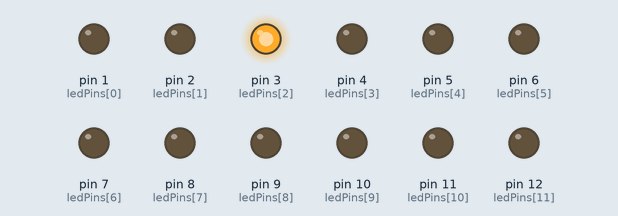
This sketch was run on a simulated Arduino Uno, built with avr-gcc and run on an emulated ATmega328P. On the bench: output pins drawn as LEDs (lit = HIGH).

Above: at 0.1 s.
At 39.1 s:
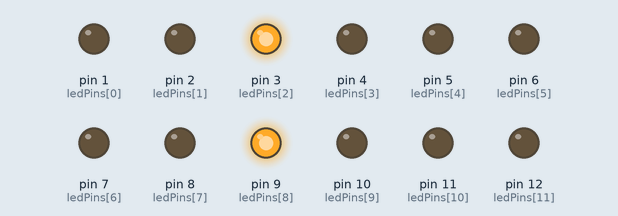
Timing chart, 0 to 40.0 s (numbered marks = the images above):
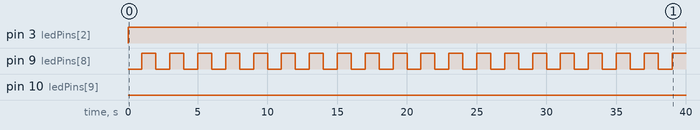

The sketch:

led_clock.ino
```cpp
/*

  Clock using 12 LEDs

 In this example 12 LEDs are used to show current time.
 12 LEDs are connected in circualr pattern. All 12 LEDs represent
 number 1 to 12 of clock respectively. Depending upon the current
 time, LED of that position will glow.
 If current time is 4:15 then 4th and 3rd LED will glow.
 4th LED will indicate hour and 3rd LED will indicate minutes.
 LED which shows hours will glow conitinuously.
 LED which shows minutes will blink with delay of 1 second.

*/

int ledPins[] = {1,2,3,4,5,6,7,8,9,10,11,12};   //an array of pin numbers to which LEDs are attached
int pinCount = 12;  // the number of pins (i.e. the length of the array)

void setup()
    {
       for (int thisPin = 0; thisPin < pinCount; thisPin++)  // the array elements are numbered from 0 to (pinCount - 1).
          {
            pinMode(ledPins[thisPin],OUTPUT);   // use a for loop to initialize each pin as an output:
          }
    }

  //thhis is a list of int variables used in this clock program
unsigned long elapsedSeconds=0;
unsigned long hour=0;
unsigned long minute=0;
unsigned long initialHours =2;      //variable to initiate hours
unsigned long initialMinutes = 43;    //variable to initiate minutes
unsigned long initialSeconds = 50;    //variable to initiate seconds


int ledState = LOW;                   // ledState used to set the LED
unsigned long previousMillis = 0; // will store last time LED was updated
    // constants won't change :
const long interval_1 = 1000;     // interval at which to blink (milliseconds)
const long interval_2 = 250;

 //this method is for elapsed time in seconds
 unsigned long seconds()
    {
       elapsedSeconds = initialHours * 3600;
       elapsedSeconds = elapsedSeconds + (initialMinutes*60);
       elapsedSeconds = elapsedSeconds + initialSeconds;
       elapsedSeconds = elapsedSeconds + (millis()/1000);
       return elapsedSeconds;
    }
//this method is for hours
int hours()
   {
        hour = seconds();
        hour = hour/3600;
        hour = hour % 12;
        return hour;
   }
//this method is for minutes
int minutes()
   {
       minute = seconds();
       minute = minute/60;
       minute = minute%60;
       return minute;
   }


//this loop will conintue to keep looping so that the time can go as follows
void loop()
   {
     digitalClockDisplay(); //by calling this function particular LED will turn ON and OFF depending upon time

   }

//this method is for blink LED withot delay
unsigned long blinkWithoutDelay(const long interval)
   {
     unsigned long currentMillis = millis();

     if (currentMillis - previousMillis >= interval)
        {
         // save the last time you blinked the LED
         previousMillis = currentMillis;

         // if the LED is off turn it on and vice-versa:
         if (ledState == LOW)
            {
              ledState = HIGH;
            }
          else
            {
              ledState = LOW;
            }
         }
   }

// this method is to turn ON and turn OFF particular LED according to time
void digitalClockDisplay()
   {

    int minuteLed = minutes() / 5; //dividing minutes by 5 will give the value between 1 to 12
    int hourLed = hours();         // houeLed varible will store the value of currnet hour

    if (minuteLed == hourLed)                     // if current hours and minutes are equal
       {                                          // then LED which will indicate hours and minutes
           blinkWithoutDelay(interval_2);         // which is same will blink with delay of 250 miliseconds.
                                                  // for example: 2:10, 3:15, 4:20, 6:30, 9:45
           digitalWrite(ledPins[hourLed], ledState);
           digitalWrite(ledPins[hourLed - 1], LOW);
       }


    else                                            // if current hours and minutes are diffrent
       {                                            // then LED which will indicate hour will
          blinkWithoutDelay(interval_1);            // glow continously and LED which will indicate
                                                    // minutes will blink with delay of one second.
          digitalWrite(ledPins[hourLed], HIGH);
          digitalWrite(ledPins[hourLed - 1], LOW);
          digitalWrite(ledPins[minuteLed], ledState);
          digitalWrite(ledPins[minuteLed - 1], LOW);

        }

   }
```

Measured:
- by itself, pin 3 (ledPins[2]): LOW → HIGH at 0.00 s
- by itself, pin 9 (ledPins[8]): alternates HIGH for 1.0 s and LOW for 1.0 s
